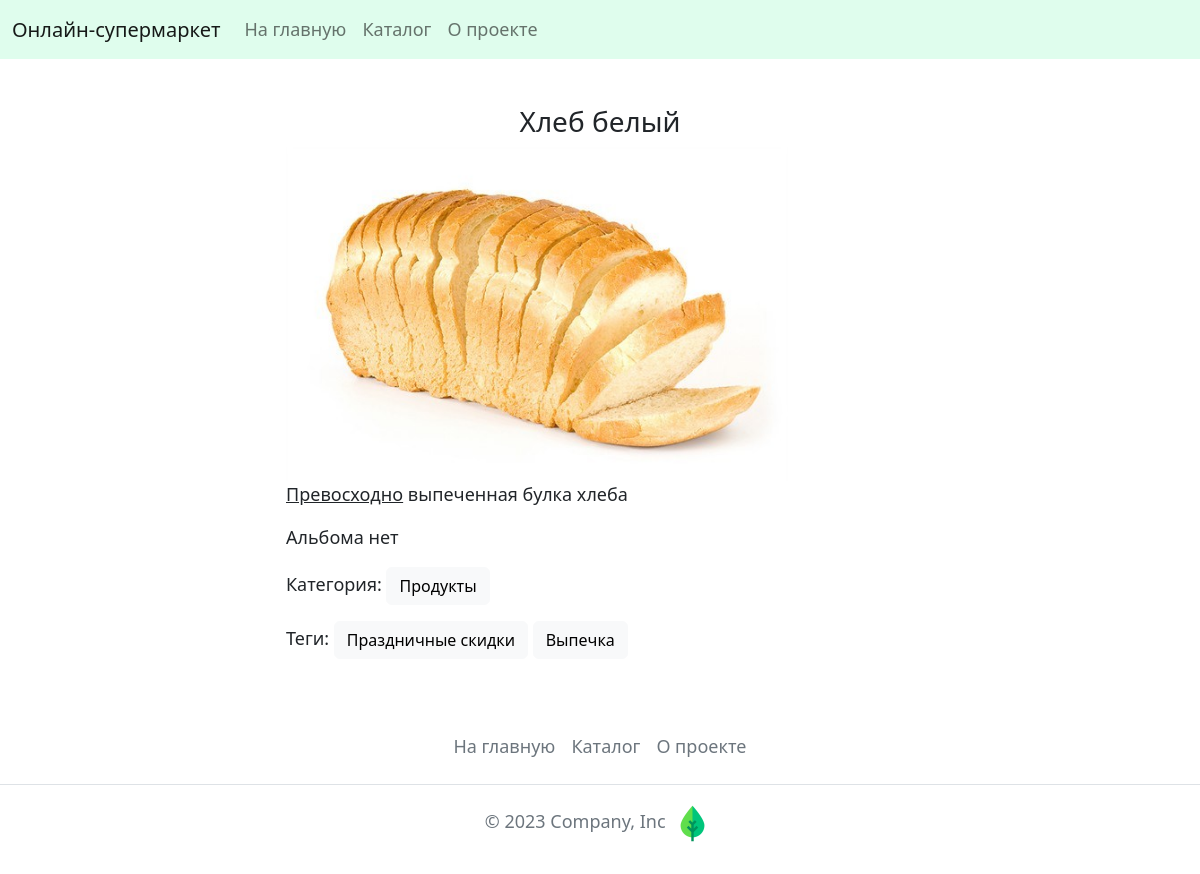
The app's page /catalog/3, older data.
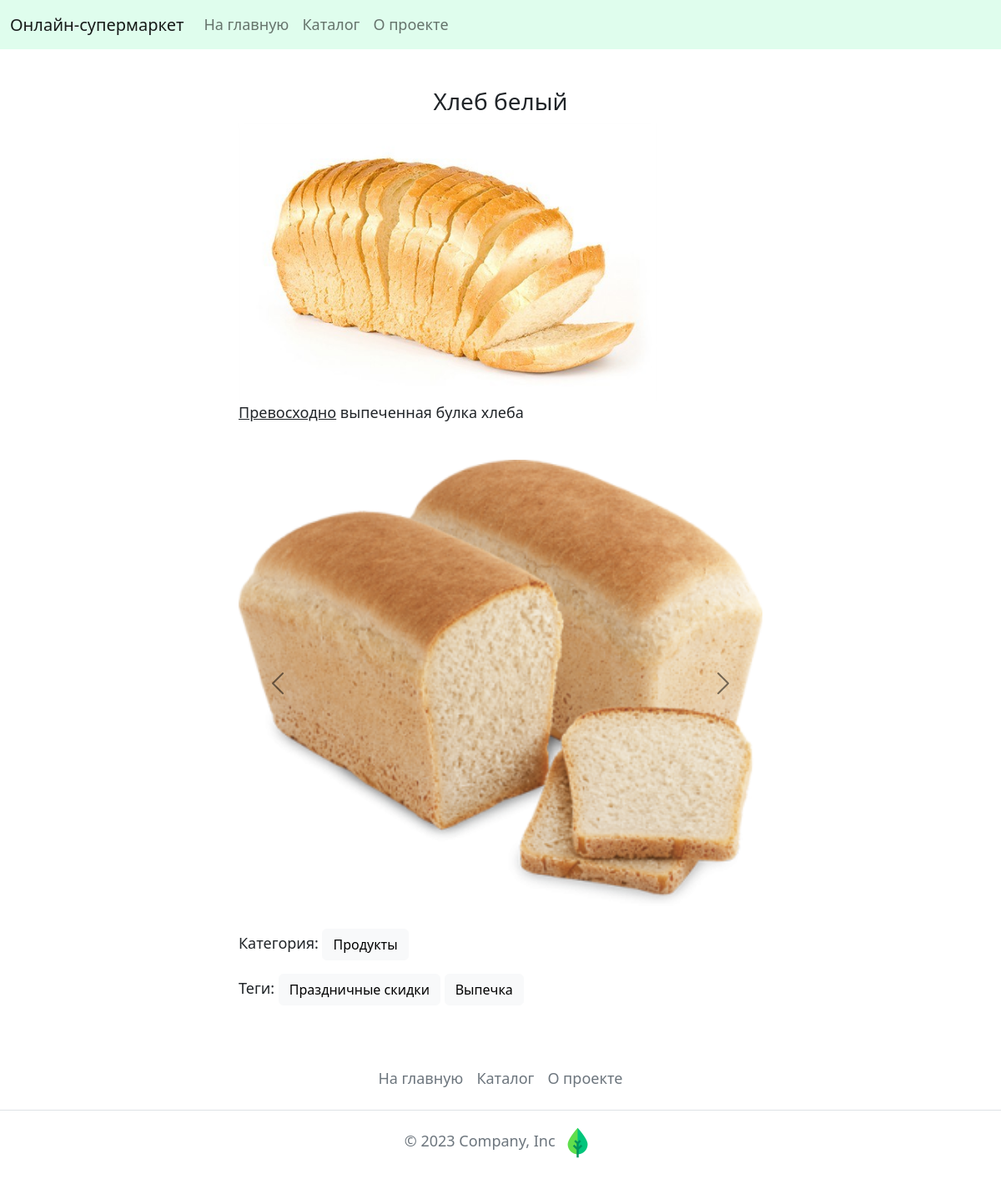
The same page, newer data.
### catalog/models.py (models this page shows, shortened)
class Item(ModelForCatalog):
    objects = ItemManager()
    text = models.TextField('описание',
                            help_text='Укажите описание товара',
                            validators=[
                                validator_word_good
                            ])
    category = models.ForeignKey('Category',
                                 on_delete=models.CASCADE,
                                 related_name='item',
                                 verbose_name='категория',
                                 help_text='Укажите категорию')
    tags = models.ManyToManyField(Tag, verbose_name='тэги',
                                  help_text='Выберите тэги.')
    is_on_main = models.BooleanField('отображать товар на главной?',
                                     help_text='Укажите, должен ли товар '
                                     'отображаться на главной',
                                     default=False)
    class Meta:
        verbose_name = 'товар'
        verbose_name_plural = 'товары'

class ImageModel(ModelForImage):
    item_connected = models.OneToOneField('Item',
                                          on_delete=models.CASCADE,
                                          verbose_name='главное изображение',
                                          )
    def image_tmb(self):
        img = ImageModel.objects.get(item_connected=self.id)
        if img:
            return mark_safe(
                f'<img src="{img.get_main_image_50_50.url}">'
            )
        return 'Изображения нет'
    image_tmb.short_description = 'превью'
    image_tmb.allow_tags = True
    class Meta:
        verbose_name = 'главное изображение'
        verbose_name_plural = 'главные изображения'

class Category(ModelForCatalog):
    slug = models.SlugField('слаг',
                            max_length=200,
                            unique=True,
                            help_text='Укажите слаг')
    weight = models.PositiveSmallIntegerField('вес',
                                              default=100,
                                              help_text='Чем меньше вес, '
                                              'тем раньше товар в выдаче',
                                              validators=[
                                                validators.MinValueValidator(
                                                    0
                                                ),
                                                validators.MaxValueValidator(
                                                    32767
                                                )
                                              ])
    class Meta:
        verbose_name = 'категория'
        verbose_name_plural = 'категории'

class Tag(ModelForCatalog):
    slug = models.SlugField('слаг',
                            max_length=200,
                            unique=True,
                            help_text='Укажите слаг')
    class Meta:
        verbose_name = 'тэг'
        verbose_name_plural = 'тэги'

class PhotoForGallery(ModelForImage):
    item = models.ForeignKey('Item',
                             verbose_name='изображение',
                             on_delete=models.CASCADE)
    class Meta:
        verbose_name = 'изображение'
        verbose_name_plural = 'изображения'

### catalog/views.py (the view)
# urls.py: path('<int:item_id>', views.item_detail, name='item_detail'),
def item_detail(request, item_id):
    template = 'catalog/item_detail.html'
    item = get_object_or_404(
        models.Item.objects.published(),
        id=item_id
    )
    gallery = list(models.PhotoForGallery.objects.filter(item=item_id))
    context = {'item': item,
               'album_first': gallery[0] if gallery else None,
               'album': gallery[1:] if gallery else None}
    return render(request, template, context)

### catalog/models.py (called while the page is built)
    def published(self):
        return (
            self.get_queryset()
            .filter(is_published=True)
            .filter(category__is_published=True)
            .select_related('category', 'imagemodel')
            .prefetch_related(
                models.Prefetch(
                    'tags',
                    queryset=Tag.objects.filter(is_published=True).only('name')
                )
            ).only('name', 'text', 'category_id',
                   'category__name', 'imagemodel__image')
        )

### core/models.py (called while the page is built)
    def __str__(self):
        return self.name

### templates/catalog/item_detail.html (shortened to what this page needs)
{% extends 'base.html' %}
{% block content %}
<div class="center-layer">
  <h3 class="headers">{{ item.name }}</h3>
  <img src="{{ item.imagemodel.image.url }}" width="80%">
  <p>{{ item.text|safe }}</p>
  {% if album_first %}
  <br>
  <div id="carouselExampleControls" class="carousel carousel-dark slide" data-ride="carousel">
    <div class="carousel-inner">
      <div class="carousel-item active">
        <img class="d-block w-100" src="{{ album_first.image.url }}" alt="slide">
      </div>
    </div>
    <button class="carousel-control-prev" type="button" data-bs-target="#carouselExampleControls" data-bs-slide="prev">
      <span class="carousel-control-prev-icon" aria-hidden="true"></span>
    </button>
    <button class="carousel-control-next" type="button" data-bs-target="#carouselExampleControls" data-bs-slide="next">
      <span class="carousel-control-next-icon" aria-hidden="true"></span>
    </button>
  </div>
  <br>
  {% else %}
  <p>Альбома нет</p>
  {% endif %}
  <p>
    Категория: <button type="button" class="btn btn-light">{{ item.category }}</button>
  </P>
  <p>
    Теги: {% for tag in item.tags.all %}<button type="button" class="btn btn-light">{{ tag }}</button> {% endfor %}
  </p>
</div>
{% endblock%}

### templates/base.html (shortened to what this page needs)
<!DOCTYPE html>
<html lang="ru">
  <head>
    {% load static %}
    <link rel="stylesheet" href="{% static 'css/bootstrap.min.css' %}">
    <link rel="stylesheet" href="{% static 'css/common.css' %}">
  </head>
  <body>
    {% include "includes/header.html" %}
    <main>
      {% block content %}Кажется, произошла ошибка{% endblock %}
    </main>
    {% include "includes/footer.html" %}
  </body>
</html>

### templates/includes/header.html (shortened to what this page needs)
<header>
  <nav class="navbar navbar-expand-md" style="background-color: #DFFDED;">
    <div class="container-fluid">
      <a class="navbar-brand" href="{% url 'homepage:home' %}">Онлайн-супермаркет</a>
      <div class="collapse navbar-collapse" id="navbarsExample04">
        {% with request.resolver_match.view_name as view_name %}
        <ul class="navbar-nav me-auto mb-2 mb-md-0">
          <li class="nav-item">
            <a class="nav-link {% if view_name == 'homepage:home' %}active{% endif %}" href="{% url 'homepage:home' %}">На главную</a>
          </li>
          <li class="nav-item">
            <a class="nav-link {% if view_name == 'catalog:item_list' %}active{% endif %}" href="{% url 'catalog:item_list' %}">Каталог</a>
          </li>
          <li class="nav-item">
            <a class="nav-link {% if view_name == 'about:about' %}active{% endif %}" href="{% url 'about:about' %}">О проекте</a>
          </li>
        </ul>
        {% endwith %}
      </div>
    </div>
  </nav>
</header>

### templates/includes/footer.html
<footer class="py-3 my-4">
  <ul class="nav justify-content-center border-bottom pb-3 mb-3">
    <li class="nav-item"><a href="{% url 'homepage:home' %}" class="nav-link px-2 text-muted">На главную</a></li>
    <li class="nav-item"><a href="{% url 'catalog:item_list' %}" class="nav-link px-2 text-muted">Каталог</a></li>
    <li class="nav-item"><a href="{% url 'about:about' %}" class="nav-link px-2 text-muted">О проекте</a></li>
  </ul>
  {% load static %}
  <p class="text-center text-muted">© 2023 Company, Inc <img src="{% static 'favicons/apple-touch-icon.png' %}" width=45 height=45></p>
</footer>

### static_dev/css/common.css (style rules this page uses)
body { font-size: 18px; }
.center-layer { margin-top: 3%; margin-left: 23%; margin-right: 23%; padding: 10px; }
.headers { text-align: center; }

Row changes from the older to the newer data that the page shows:
added PhotoForGallery: image (picture)
Text that changed along with them:
text no longer shown: "Альбома нет"
